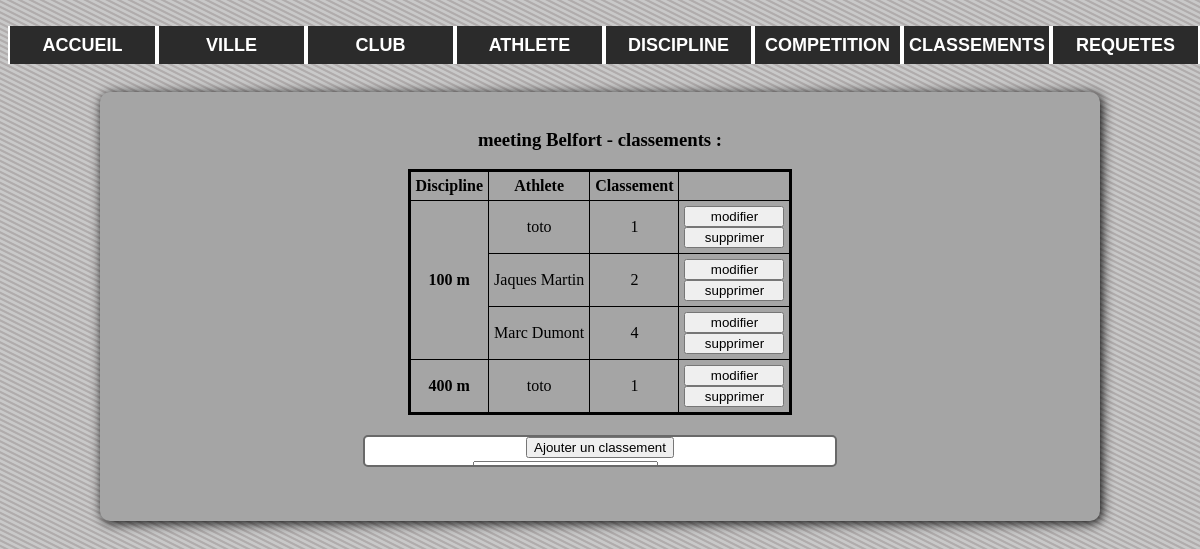
The page /Classement2.php?noCompet=1 on the database its author committed.
### tables this page shows
create table COMPETITION(

	noCompet INT NOT NULL AUTO_INCREMENT,
	nomCompet VARCHAR(25),
	dateCompet DATE,
	noClub INT,
	PRIMARY KEY(noCompet),
	CONSTRAINT fkCOMPETITION FOREIGN KEY(noClub) REFERENCES CLUB(noClub))
	TYPE=InnoDB;

create table DISCIPLINE(

	noDiscipline INT NOT NULL AUTO_INCREMENT,
	libelleDiscipline VARCHAR(20),
	PRIMARY KEY(noDiscipline))
	TYPE = InnoDB;

create table ATHLETE(

	noAthlete INT NOT NULL AUTO_INCREMENT,
	nomAthlete VARCHAR(20),
	noClub INT,
	PRIMARY KEY(noAthlete),
	CONSTRAINT fkATHLETE FOREIGN KEY(noClub) REFERENCES CLUB(noClub))
	TYPE = InnoDB;

create table CLASSEMENT(

	noAthlete INT,
	noCompet INT,
	noDiscipline INT,
	classement VARCHAR(7),
	CONSTRAINT fkCLASSEMENT0 FOREIGN KEY(noAthlete) REFERENCES ATHLETE(noAthlete),
	CONSTRAINT fkCLASSEMENT1 FOREIGN KEY(noCompet) REFERENCES COMPETITION(noCompet),
	CONSTRAINT fkCLASSEMENT2 FOREIGN KEY(noDiscipline) REFERENCES DISCIPLINE(noDiscipline))
	TYPE=InnoDB;

### bdd.php (called while the page is built, shortened)
<?php
function bdd_query($query) {
    $resultat = mysql_query($query) or die("La requete demandee n'a pu aboutir... <a href=index.php>Recommencez</a>");
    return $resultat;
}
?>

### Classement2.php (the view, shortened to what this page needs)
<?php
    require_once("header.php");
    require_once("bdd.php");
?>
<br/>
<br/>
<div id="mainContainer">
<?php
    $noCompet=$_GET["noCompet"];
    $req="select nomCompet from COMPETITION where noCompet=".$noCompet;
    $res=bdd_query($req);
    $nomCompet=mysql_fetch_array($res);
    echo "<br/><h3>".$nomCompet[0]." - classements : </h3>";
    echo"
        <table id=\"tableau\" border>\n
            <tr>\n
               <td><b>Discipline</b></td> <td><b>Athlete</b></td><td><b>Classement</b></td>\n
             </tr>";
    $req="Select Distinct noDiscipline from CLASSEMENT where noCompet=".$noCompet;
    $res=bdd_query($req);
    while($l=mysql_fetch_array($res)){
        $request="select COUNT(noAthlete) from CLASSEMENT where noCompet=".$noCompet." and noDiscipline=".$l[0];
        $result=bdd_query($request);
        $nbr=mysql_fetch_array($result);
        $request2="select libelleDiscipline from DISCIPLINE where noDiscipline=".$l[0];
        $result2=bdd_query($request2);
        $libelleDiscipline=mysql_fetch_array($result2);
        $req2="select * from CLASSEMENT where noDiscipline=".$l[0]." and noCompet=".$noCompet." ORDER BY classement";
        $res2=bdd_query($req2);
        $ligne=mysql_fetch_array($res2);
        $request3="select nomAthlete from ATHLETE where noAthlete=".$ligne[0];
        $result3=bdd_query($request3);
        $nomAthlete=mysql_fetch_array($result3);
        echo"<tr>\n";
        echo "<th rowspan=".$nbr[0]."> ".$libelleDiscipline[0]." </th>\n";
        echo "<td>".$nomAthlete[0]."</td><td>".$ligne[3]."</td>\n";
        echo "<td>
             <input type=\"button\" value=\"modifier\" onClick=\"deroule2(200, 1);
             remplir_champ_modif('AthleteModif', ".$ligne[0].");
             remplir_champ_modif('CompetitionModif', '".$nomCompet[0]."');
             remplir_champ_modif('DisciplineModif', '".$ligne[2]."');
             remplir_champ_modif('classementModif', '".$ligne[3]."');
             remplir_champ_modif('AthleteModifOld', ".$ligne[0].");
             remplir_champ_modif('CompetModifOld', '".$ligne[1]."');
             remplir_champ_modif('DisciplineModifOld', '".$ligne[2]."');
             remplir_champ_modif('classementModifOld', '".$ligne[3]."');";
        echo "\">
             <br/>
             <input type=\"button\" value=\"supprimer\"
             onClick=\"javascript:if(confirm('confirmez-vous la suppression ?'))document.location.href='Maj_classement.php?action=2&noCompet=".$noCompet."&noAthlete=".$ligne[0]."&noDiscipline=".$ligne[2]."&classement=".$ligne[3]."'\" ></td></tr>\n";
        while($ligne=mysql_fetch_array($res2)){
            $request3="select nomAthlete from ATHLETE where noAthlete=".$ligne[0];
            $result3=bdd_query($request3);
            $nomAthlete=mysql_fetch_array($result3);
            echo "<tr><td>".$nomAthlete[0]."</td><td>".$ligne[3]."</td>\n";
             echo "<td>
             <input type=\"button\" value=\"modifier\" onClick=\"deroule2(200, 1);
             remplir_champ_modif('AthleteModif', ".$ligne[0].");
             remplir_champ_modif('CompetitionModif', '".$nomCompet[0]."');
             remplir_champ_modif('DisciplineModif', '".$ligne[2]."');
             remplir_champ_modif('classementModif', '".$ligne[3]."');
             remplir_champ_modif('AthleteModifOld', ".$ligne[0].");
             remplir_champ_modif('CompetModifOld', '".$ligne[1]."');
             remplir_champ_modif('DisciplineModifOld', '".$ligne[2]."');
             remplir_champ_modif('classementModifOld', '".$ligne[3]."');";
             echo "\">
             <br/>
             <input type=\"button\" value=\"supprimer\"
             onClick=\"javascript:if(confirm('confirmez-vous la suppression ?'))document.location.href='Maj_classement.php?action=2&noCompet=".$noCompet."&noAthlete=".$ligne[0]."&noDiscipline=".$ligne[2]."&classement=".$ligne[3]."'\" ></td></tr>\n";
        }
    }
    echo "</table>"
    ?>
    <div id="form_ajout">
        <input type="button" onClick="deroule(200, 1)" value="Ajouter un classement"><br/>
        <?php
            echo "<form method=\"POST\" action=\"Maj_classement.php?action=1&noCompet=".$noCompet."\" onSubmit=\"return confirm('confirmez-vous l\'ajout ?')\">";
        ?>
            <table>
                   <tr>
                       <?php
                            $requete="select nomCompet from COMPETITION where noCompet=".$noCompet;
                            $resultat=bdd_query($requete);
                            $nomCompet=mysql_fetch_array($resultat);
                            echo "<td><label for=\"Competition\">Competition : </label></td>
                                    <td><input type=\"text\" name=\"Competition\" id=\"Competition\" value=\"".$nomCompet[0]."\" readonly=\"readonly\">";
                       ?>
                       </td>
                       <td id="error_Competition"></td>
                   </tr>
               </table>
        </form>
    </div><br/><br/>
    <br/>
</div><br/>
</body>
</html>

### Style.css (style rules this page uses)
body { background-image:url("img/background.png"); text-align:center; }
#mainContainer { margin:auto; width:1000px; background-color: #A5A5A5; margin-top:30px; -moz-border-radius: 10px 10px 10px 10px; -webkit-border-radius: 10px 10px 10px 10px; text-align:center; -moz-box-shadow: 2px 2px 12px black; -webkit-box-shadow: 2px 2px 12px black; }
#form_ajout { margin:auto; width: 470px; height: 28px; background: White; border: 2px solid DimGrey; transition: height 1s; -moz-transition: height 1s; -webkit-transition: height 1s; -o-transition: height 1s; overflow: hidden; -moz-border-radius: 5px; -webkit-border-radius: 5px; }
#form_ajout label { width:120px; }
#tableau { margin:auto; margin-bottom:20px; border-width:3px; border-style:solid; border-color:black; border-collapse: collapse; }
#tableau td { padding:5px; border-width:1px; border-style:solid; border-color:black; }
#tableau td input { width:100px; }

### rows shown on the page
competition: nomCompet "meeting Belfort", Competition "meeting Belfort"
discipline: libelleDiscipline "100 m"
athlete: nomAthlete "toto"
classement: classement "1", noAthlete+noDiscipline+classement "modifier"
classement: noAthlete.nomAthlete "Jaques Martin", classement "2", noAthlete+noCompet+noDiscipline "modifier"
classement: noAthlete.nomAthlete "Marc Dumont", classement "4", noAthlete+noCompet+noDiscipline "modifier"
discipline: libelleDiscipline "400 m"
classement: classement "1", noAthlete+noDiscipline+classement "modifier"
